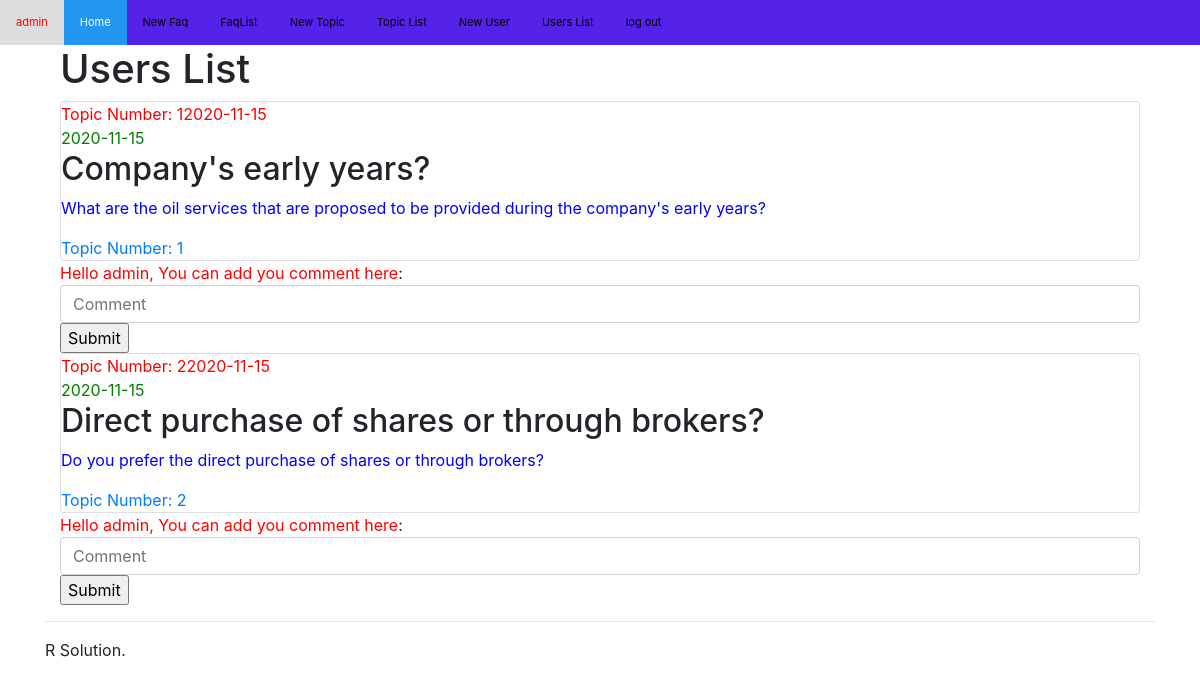
The page /TopicsList/ (signed in) on the database its author committed.
### app/models.py (models this page shows, shortened)
class Topic(db.Model):
    __tablename__ ='topics'
    id = db.Column(db.Integer, primary_key = True)
    topicDate = db.Column(db.Date)
    title = db.Column(db.String(10000))
    content = db.Column(db.String(10000))

### app/views.py (the view)
@app.route('/TopicsList/')
def TopicsList():
    if not session.get('logged_in'):
        return render_template('login.html')
    name =session["username"]
    topics = db.session.query(Topic).all()
    comments = {}
    return render_template('TopicsList.html', topics=topics, comments=comments, name=name)

### app/templates/TopicsList.html (shortened to what this page needs)
{% extends 'base.html' %}
{% block main %}
<div class="container">
  <h1 class="page-header">Users List</h1>
 <ul class="list-inline">
  {% for topic in topics %}
    <div class="card">
      <a style="color:red">Topic Number: {{ topic.id }}{{ topic.topicDate }}</a>
      <a style="color:green">{{ topic.topicDate }}</a>
      <h2>{{ topic.title  }}</h2>
      <p style="color:blue">{{topic.content}}</p>
      <a href="{{ url_for('CommentsByTopicId',topicId=topic.id)}}">Topic Number: {{ topic.id }}</a>
</div>
                                        <form action = "/api/NewComment" method = "post">
                                            <apan style="color:red;">Hello {{ session['username'] }}, You can add you comment here</apan>:
                                            <input type="text" name="comment" placeholder="Comment" class="form-control">
                                            <input type="submit" value="Submit">
                                        </form>
           {% endfor %}
  </ul>
</div>
{% endblock %}

### app/static/style.css (style rules this page uses)
* { box-sizing: border-box; }
body { margin: 0; font-family: Arial, Helvetica, sans-serif; }

### rows shown on the page
Topic: id "1", topicDate "2020-11-15", title "Company's early years?", content "What are the oil services that are proposed to be provided during the company's early years?", username "admin"
Topic: id "2", topicDate "2020-11-15", title "Direct purchase of shares or through brokers?", content "Do you prefer the direct purchase of shares or through brokers?", username "admin"

### other values the page prints
{{ session['username'] }} "admin"
